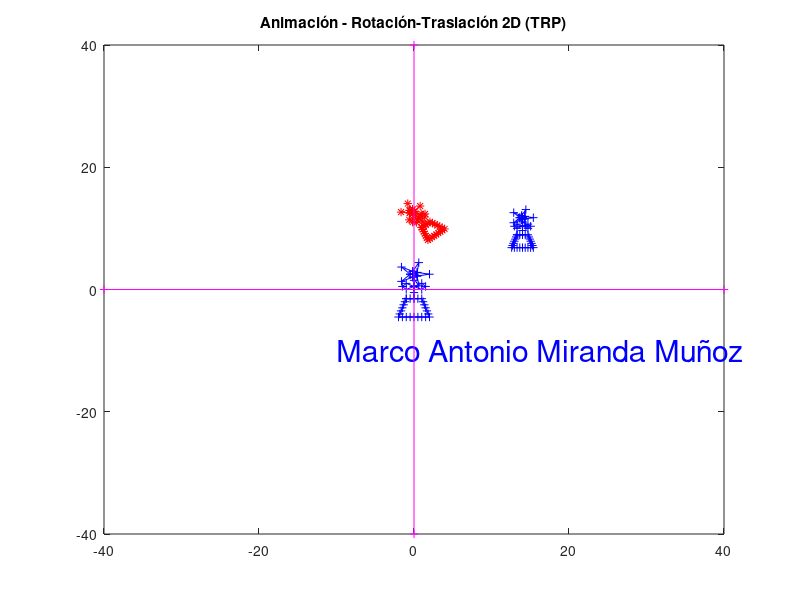

MATLAB code for this plot:
# Rotación-Traslación 2D - TRP ANIMACIÓN
# Autor: Marco Antonio Miranda Muñoz
clc; clear all; close all;
format short;
output_precision(2);
disp("Marco Antonio Miranda Muñoz");

# --- Definir dibujo (P1 + P2) - Flor en maceta con 58 vértices ---
P1 = [
  9.0000  8.8333  8.6667  8.5000  8.3333  8.1667  8.0000  8.5000  9.0000  9.5000 10.0000 10.5000 11.0000 11.5000 12.0000 11.8333 11.6667 11.5000 11.3333 11.1667 11.0000 10.5000 10.0000  9.5000  9.0000 10.0000 10.0000 10.0000  9.0000  8.5000  9.0000 10.0000 11.0000 11.5000 11.0000 10.0000 10.0000 10.0000;
  8.0000  7.5000  7.0000  6.5000  6.0000  5.5000  5.0000  5.0000  5.0000  5.0000  5.0000  5.0000  5.0000  5.0000  5.0000  5.5000  6.0000  6.5000  7.0000  7.5000  8.0000  8.0000  8.0000  8.0000  8.0000  8.0000  9.0000 10.0000 10.5000 10.0000  9.5000 10.0000 10.5000 10.0000  9.5000 10.0000 11.0000 12.0000;
   1       1       1       1       1       1       1       1       1       1       1       1       1       1       1       1       1       1       1       1       1       1       1       1       1       1       1       1       1       1       1       1       1       1       1       1       1       1
];

P2 = [
 10.4045 12.0000 10.4045 10.0000 10.4045 10.6180  9.8455 10.0000  9.8455  8.3820  9.5000 10.0000  9.5000  8.3820  9.8455 10.0000  9.8455 10.6180 10.4045 10.0000;
 11.7061 12.0000 12.2939 12.0000 12.2939 13.9021 12.4755 12.0000 12.4755 13.1756 12.0000 12.0000 12.0000 10.8244 11.5245 12.0000 11.5245 10.0979 11.7061 12.0000;
   1       1       1       1       1       1       1       1       1       1       1       1       1       1       1       1       1       1       1       1
];

P = [P1 P2];

# Centrar la flor en el origen
P(1,:) = P(1,:) - 10;
P(2,:) = P(2,:) - 9.5;

# Ajustar el tamaño inicial de la flor
Sx = 0.7;
Sy = 0.7;
S = [ Sx  0    0;
      0  Sy    0;
      0   0    1 ];

# Ajustar la posición inicial de la flor
Tx = 14;
Ty = 10;
T_init = [ 1  0   Tx;
           0  1   Ty;
           0  0    1 ];

# Aplicar las 2 transformaciones anteriores
P0 = P;
P = T_init * S * P;

# Matriz de desplazamiento de la animación
Tx = -0.5;
Ty = -0.4;
T = [ 1  0   Tx;
      0  1   Ty;
      0  0    1 ];

# Matriz de rotación de la animación
alfa = 4;
R = [ cosd(alfa)  -sind(alfa)   0;
      sind( alfa)   cosd( alfa)   0;
         0          0           1 ];

figure(1);
dx = 40;
dy = 40;
Pp = P;
for i=1:100;  # 100 ciclos
  Pp = T * R * Pp;

  hold off;
  plot(P0(1,:), P0(2,:), "-+b");
  hold on;
  plot(P(1,:), P(2,:), "-+b");
  axis( [-dx  dx  -dy  dy] );
  plot(Pp(1,:), Pp(2,:), "--*r");
  title("Animación - Rotación-Traslación 2D (TRP)");
  text(-10, -10, "Marco Antonio Miranda Muñoz", "fontsize", 22, "color", "b");
  # Eje X
  Ex = [ -dx   dx;
           0    0;
           1    1 ];
  plot(Ex(1,:), Ex(2,:), "-+m");
  # Eje Y
  Ey = [   0    0;
         -dy   dy;
           1    1 ];
  plot(Ey(1,:), Ey(2,:), "-+m");
  pause(0.025);
end;
